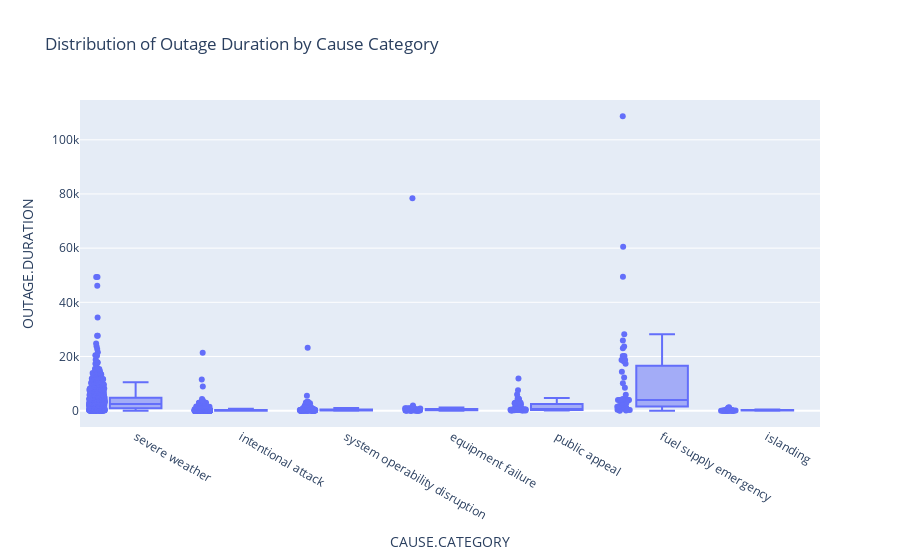

The code cell stored with this chart in its notebook:
### Code cell
# Plotting

#Boxplot
fig = px.box(outages, x="CAUSE.CATEGORY", y="OUTAGE.DURATION", 
             title="Distribution of Outage Duration by Cause Category",
             points="all")  # Show all points

fig.show()

### Figure 1 — Plotly figure (JSON) as saved in the notebook; plotly's stock layout.template omitted (floating-point values rounded to 4 significant figures; data arrays with more than 128 entries replaced by an {"elided": "..."} marker saying what was removed)
{"data": [{"alignmentgroup": "True", "boxpoints": "all", "hovertemplate": "CAUSE.CATEGORY=%{x}<br>OUTAGE.DURATION=%{y}<extra></extra>", "legendgroup": "", "marker": {"color": "#636efa"}, "name": "", "notched": false, "offsetgroup": "", "orientation": "v", "showlegend": false, "type": "box", "x": {"elided": "1534 str values"}, "x0": " ", "xaxis": "x", "y": {"elided": "1534 float values"}, "y0": " ", "yaxis": "y"}], "layout": {"autosize": true, "boxmode": "group", "legend": {"tracegroupgap": 0}, "title": {"text": "Distribution of Outage Duration by Cause Category"}, "xaxis": {"anchor": "y", "autorange": true, "domain": [0, 1], "range": [-0.522, 6.5], "title": {"text": "CAUSE.CATEGORY"}, "type": "category"}, "yaxis": {"anchor": "x", "autorange": true, "domain": [0, 1], "range": [-6036.0, 114700.0], "title": {"text": "OUTAGE.DURATION"}, "type": "linear"}}}
